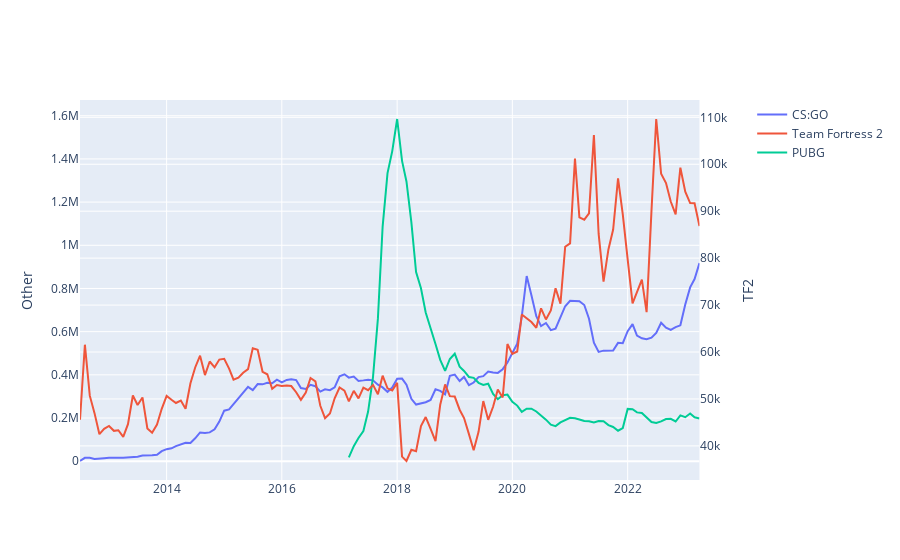

This figure's notebook cell:
### Code cell
fig = make_subplots(specs=[[{"secondary_y": True }]])
fig.add_trace(go.Scatter(x=df1['fname'], y=df1['lname'], name="CS:GO"), secondary_y=False)
fig.add_trace(go.Scatter(x=df2['fname'], y=df2['lname'], name="Team Fortress 2"), secondary_y=True)
fig.add_trace(go.Scatter(x=df3['fname'], y=df3['lname'], name="PUBG"), secondary_y=False)
fig.update_yaxes(secondary_y=False, title_text='Other')
fig.update_yaxes(secondary_y=True, title_text='TF2')

fig.show()
